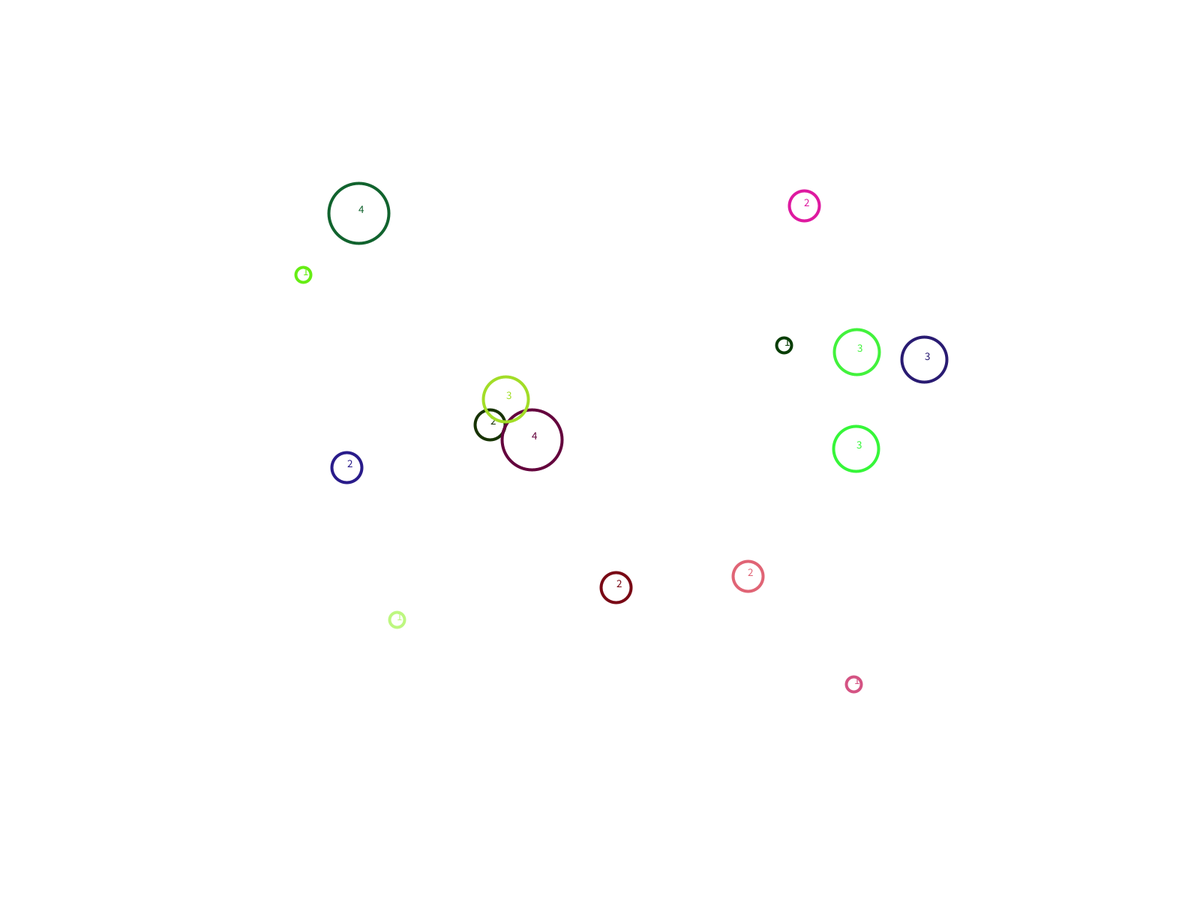
Frame 1 (no input)
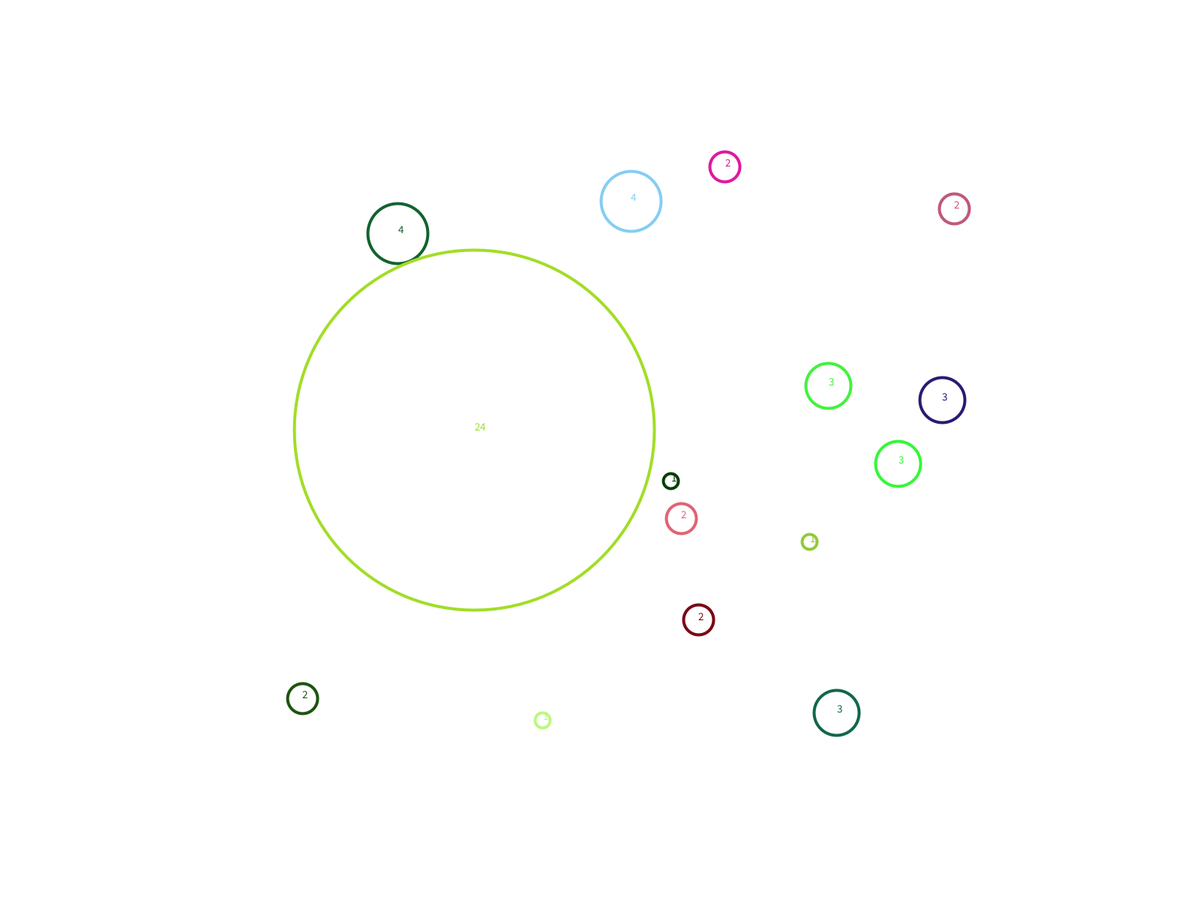
Frame 60 (the mouse pressed at the canvas centre just before this capture)
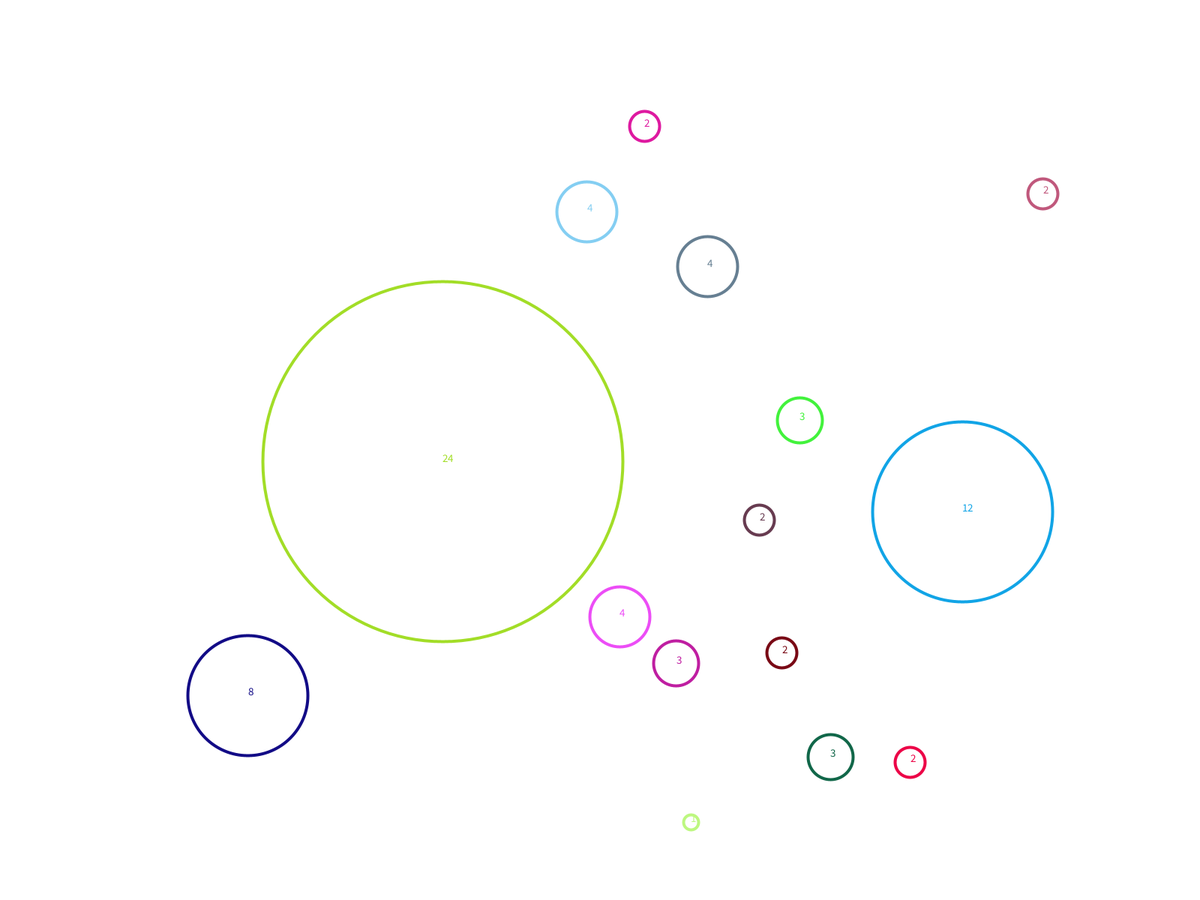
Frame 120 (the mouse held since frame 60 and released just before this capture)

The Processing sketch that drew these frames (run headless with seeded random() and noise(); from frame 60 on, the mouse is pressed at the canvas centre):

// Processing sketch: factorial
// ── factorial.pde
import java.util.*;
List<Factorial> facts;
float count;
void setup(){
  fullScreen();
  count = 15;
  
  facts = new ArrayList<Factorial>();
  for(float i = count; i > 0; i--)
  facts.add(new Factorial());
  
  
  
}

void draw(){
  background(255);
  
  for(Factorial f : facts){
   f.move();
   f.display();
  }
  
  for(int i = facts.size()-1; i >= 0; i--)
    for(int j = facts.size()-1; j >= 0; j--){
     if(i != j){
      PVector bVect = PVector.sub(facts.get(i).location, facts.get(j).location);
      float bVectMag = bVect.mag();
      if(bVectMag < facts.get(i).size.x/2 + facts.get(j).size.x/2 ){
        if(facts.get(i).getProduct() + facts.get(j).getProduct() == 48){
          if(i < j){
          facts.remove(i);
          facts.remove(j);
          facts.add(new Factorial());
          facts.add(new Factorial());
          }else if(i > j){
          facts.remove(i);
          facts.remove(j);
          facts.add(new Factorial());
          facts.add(new Factorial());
          }
          
        }
        
        else if(facts.get(i).getProduct() > facts.get(j).getProduct()){
          for(int x : facts.get(j).ints){
           facts.get(i).ints.add(x); 
          }
          facts.remove(j);
          facts.add(new Factorial());
         }
         else if(facts.get(i).getProduct() > facts.get(j).getProduct()){
          for(int x : facts.get(j).ints){
           facts.get(i).ints.add(x); 
          }
          facts.remove(i);
          facts.add(new Factorial());
         }
        }
        
        
      }
     }
    }
  
  


class Factorial{
  Set<Integer> ints;
  PVector location;
  PVector velocity;
  PVector size;
  color c;
  Factorial(){
    
    ints = new TreeSet<Integer>();
    ints.add((int)random(1,5));
    c = color(random(255), random(255), random(255));
    size = new PVector(10 + getProduct(), 10 + getProduct());
    location = new PVector(random( width/5 , width * 0.8), random(height/5, height * 0.8));
    velocity = new PVector(random(-1, 1), random(-1,1));
    velocity.normalize();
    velocity.mult((4/getProduct()));
    
  }
  int getProduct(){
   int pro = 1;
   for(Integer i : ints){
     pro *= i;
   }
    return pro;
  }
  
  void move(){
   location.add(velocity);
   if(location.x > (width-size.x/2) || location.x < 0+ (size.x/2))
    velocity.x *= -1;
    if(location.y > height-(size.y/2) || location.y < 0+ (size.y/2))
    velocity.y *= -1;
    size.x = 20*getProduct();
    size.y = 20*getProduct();
  }
  void display(){
   //fill(0);
   noFill();
   stroke(c);
   strokeWeight(4);
   textSize(15);
   
   ellipse(location.x, location.y, size.x, size.y);
   fill(c); 
   text(getProduct(), location.x, location.y); 
  }
  
  
  
}
